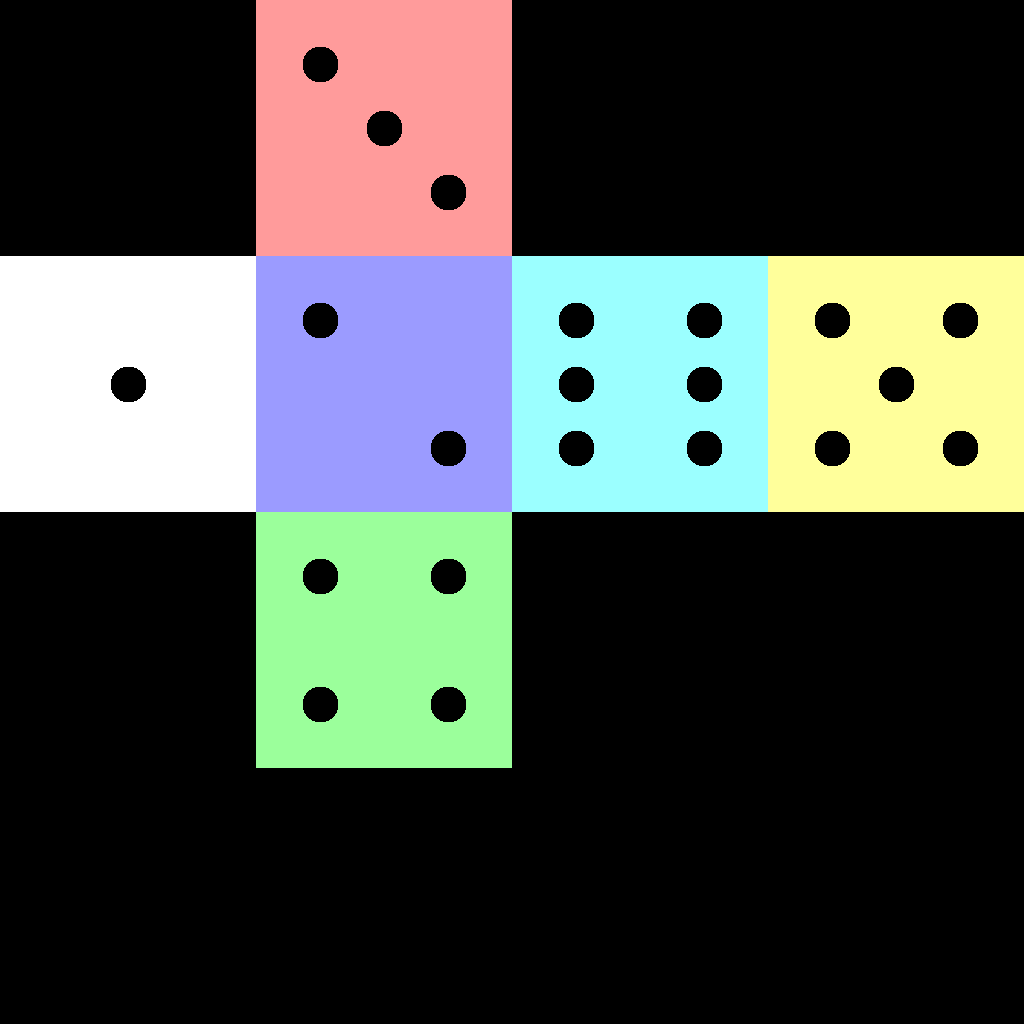

This chart was generated by the following Python code:


# Imports PIL module
from PIL import Image
import math

def dist(pt1, pt2):
    x = pt1[0] - pt2[0]
    y = pt1[1] - pt2[1]

    return math.sqrt(x*x + y*y)

# creating a image object (new image object) with
# RGB mode and size 200x200
width = 1024
height = 1024
img = Image.new(mode="RGB", size=(width, height))

width_len = int(width/4)
height_len = int(height/4)

dot_size = 18

#left side - one
tl = 0
th = int(height/2) - int(height/4)
center_pt = (tl + width_len/2, th + height_len/2)
for x in range(0, width_len):
    for y in range(0, height_len):
        if dist(center_pt, (x,y+th)) < dot_size:
            img.putpixel((x,y+th), (0,0,0,255))
        else:    
            img.putpixel((x,y+th), (255,255,255,255))

#top side - two
tl = int(width/4)
th = int(height/2)  - int(height/4)
dot1 = (tl + width_len / 4, th + height_len / 4)
dot2 = (tl + 3*(width_len / 4), th + 3*(height_len / 4))

for x in range(tl, tl+width_len):
    for y in range(th, th+height_len):
        if dist(dot1, (x,y)) < dot_size or dist(dot2, (x,y)) < dot_size :
            img.putpixel((x,y), (0,0,0,255))
        else:    
            img.putpixel((x,y), (155,155,255,255))


#back side - three
tl = int(width/4)
th = int(height/4)  - int(height/4)
dot1 = (tl + width_len / 4, th + height_len / 4)
dot2 = (tl + 3*(width_len / 4), th + 3*(height_len / 4))
dot3 = (tl + (width_len / 2), th + (height_len / 2))

for x in range(tl, tl+width_len):
    for y in range(th, th+height_len):
        if dist(dot1, (x,y)) < dot_size \
            or dist(dot2, (x,y)) < dot_size \
            or dist(dot3, (x,y)) < dot_size:
            img.putpixel((x,y), (0,0,0,255))
        else:    
            img.putpixel((x,y), (255,155,155,255))


#front side - four
tl = int(width/4)
th = (int(height/4) *3)  - int(height/4) 
dot1 = (tl + width_len / 4, th + height_len / 4)
dot2 = (tl + width_len / 4, th + 3*(height_len / 4))
dot3 = (tl + 3*(width_len / 4), th + (height_len / 4))
dot4 = (tl + 3*(width_len / 4), th + 3*(height_len / 4))

for x in range(tl, tl+width_len):
    for y in range(th, th+height_len):
        if dist(dot1, (x,y)) < dot_size \
            or dist(dot2, (x,y)) < dot_size \
            or dist(dot3, (x,y)) < dot_size \
            or dist(dot4, (x,y)) < dot_size:
            img.putpixel((x,y), (0,0,0,255))
        else:    
            img.putpixel((x,y), (155,255,155,255))

#bot side - five
tl = int(width/4) * 3
th = int(height/2)  - int(height/4)
dot1 = (tl + width_len / 4, th + height_len / 4)
dot2 = (tl + width_len / 4, th + 3*(height_len / 4))
dot3 = (tl + 3*(width_len / 4), th + (height_len / 4))
dot4 = (tl + 3*(width_len / 4), th + 3*(height_len / 4))
dot5 = (tl + (width_len / 2), th + (height_len / 2))

for x in range(tl, tl+width_len):
    for y in range(th, th+height_len):
        if dist(dot1, (x,y)) < dot_size \
            or dist(dot2, (x,y)) < dot_size \
            or dist(dot3, (x,y)) < dot_size \
            or dist(dot4, (x,y)) < dot_size \
            or dist(dot5, (x,y)) < dot_size:
            img.putpixel((x,y), (0,0,0,255))
        else:    
            img.putpixel((x,y), (255,255,155,255))

#right side - six
tl = int(width/2)
th = int(height/2)  - int(height/4)
dot1 = (tl + width_len / 4, th + height_len / 4)
dot2 = (tl + width_len / 4, th + 3*(height_len / 4))
dot3 = (tl + 3*(width_len / 4), th + (height_len / 4))
dot4 = (tl + 3*(width_len / 4), th + 3*(height_len / 4))
dot5 = (tl + (width_len / 4), th + (height_len / 2))
dot6 = (tl + 3*(width_len / 4), th + (height_len / 2))

for x in range(tl, tl+width_len):
    for y in range(th, th+height_len):
        if dist(dot1, (x,y)) < dot_size \
            or dist(dot2, (x,y)) < dot_size \
            or dist(dot3, (x,y)) < dot_size \
            or dist(dot4, (x,y)) < dot_size \
            or dist(dot5, (x,y)) < dot_size \
            or dist(dot6, (x,y)) < dot_size:
            img.putpixel((x,y), (0,0,0,255))
        else:    
            img.putpixel((x,y), (155,255,255,255))


# This method will show image in any image viewer
img.save('dice_skin.png')
